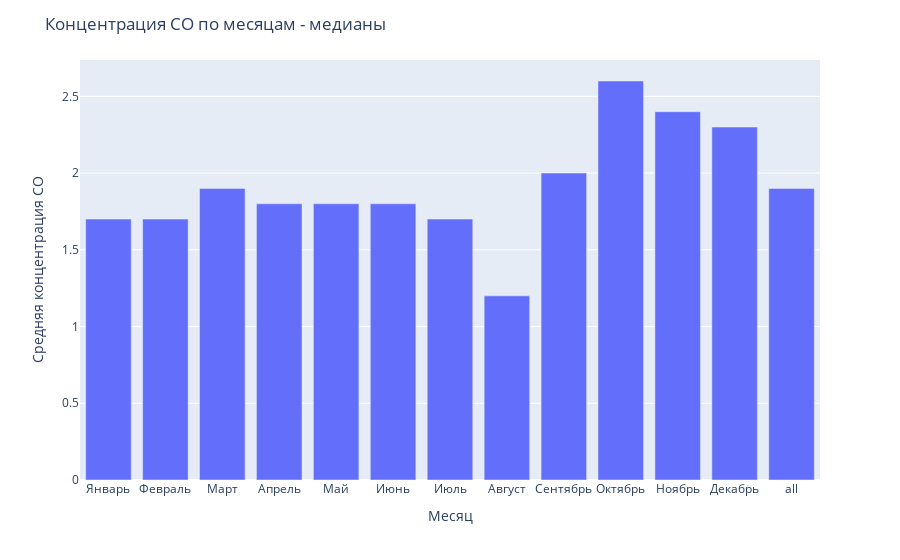

This figure's notebook cell:
### Code cell
# Медианный уровень CO по месяцам. Чтобы проверить не влияют ли выбросы

CO_by_month = pd.pivot_table(
    df,
    index=["Month_num"],
    values=["CO(GT)"],
    aggfunc=[np.median],
    fill_value=0,
    margins=True
)

CO_by_month=CO_by_month.reset_index()
CO_by_month.columns = ["Month_num", "CO(GT)"]

fig = px.bar(CO_by_month, x=CO_by_month.index, y="CO(GT)")

fig.update_layout(
    title="Концентрация CO по месяцам - медианы",
    xaxis_title="Месяц",
    yaxis_title="Средняя концентрация CO",
    xaxis=dict(
        tickmode='array',
        tickvals=list(range(0, 13)),  # Значения меток от 0 до 13
        ticktext=['Январь', 'Февраль', 'Март', 'Апрель', 'Май', 'Июнь', 
                  'Июль', 'Август', 'Сентябрь', 'Октябрь', 'Ноябрь', 'Декабрь','all']  # Названия месяцев
    )
)

fig.show()

### Figure 1 — Plotly figure (JSON) as saved in the notebook; plotly's stock layout.template omitted (floating-point values rounded to 4 significant figures)
{"data": [{"alignmentgroup": "True", "hovertemplate": "index=%{x}<br>CO(GT)=%{y}<extra></extra>", "legendgroup": "", "marker": {"color": "#636efa", "pattern": {"shape": ""}}, "name": "", "offsetgroup": "", "orientation": "v", "showlegend": false, "textposition": "auto", "type": "bar", "x": [0, 1, 2, 3, 4, 5, 6, 7, 8, 9, 10, 11, 12], "xaxis": "x", "y": [1.7, 1.7, 1.9, 1.8, 1.8, 1.8, 1.7, 1.2, 2, 2.6, 2.4, 2.3, 1.9], "yaxis": "y"}], "layout": {"barmode": "relative", "legend": {"tracegroupgap": 0}, "margin": {"t": 60}, "title": {"text": "Концентрация CO по месяцам - медианы"}, "xaxis": {"anchor": "y", "domain": [0, 1], "tickmode": "array", "ticktext": ["Январь", "Февраль", "Март", "Апрель", "Май", "Июнь", "Июль", "Август", "Сентябрь", "Октябрь", "Ноябрь", "Декабрь", "all"], "tickvals": [0, 1, 2, 3, 4, 5, 6, 7, 8, 9, 10, 11, 12], "title": {"text": "Месяц"}}, "yaxis": {"anchor": "x", "domain": [0, 1], "title": {"text": "Средняя концентрация CO"}}}}
